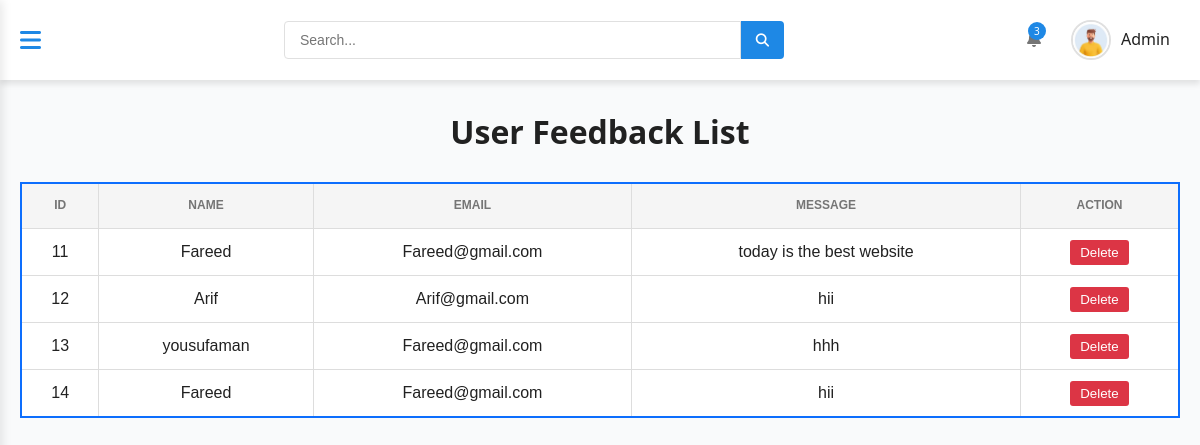
Screenshot of /BlogWebsite/dashbaord/feedback.php (signed in) with the database file from the repository.
### tables this page shows
CREATE TABLE `users` (
  `id` int(11) NOT NULL,
  `name` varchar(191) DEFAULT NULL,
  `email` varchar(21) DEFAULT NULL,
  `password` varchar(16) DEFAULT NULL,
  `image` varchar(100) DEFAULT NULL,
  `role` varchar(10) DEFAULT NULL,
  `status` varchar(20) NOT NULL
);

CREATE TABLE `feedback` (
  `id` int(11) NOT NULL,
  `name` varchar(100) DEFAULT NULL,
  `email` varchar(100) DEFAULT NULL,
  `message` varchar(1000) DEFAULT NULL
);

### BlogWebsite/dashbaord/feedback.php (the view, shortened to what this page needs)
<?php
require_once '../include/header.php';
?>
<br>
<h1 style='text-align: center;'>User Feedback List</h1>
<br>
<div class="container">
    <div style="overflow-x: auto;">
    <table style="width: 100%; border-collapse: collapse; border: 2px solid #0d6efd; font-family: Arial, sans-serif;">
        <thead>
            <tr style="background-color: #0d6efd; color: white;">
                <th style="padding: 12px; border: 1px solid #ddd; text-align: center;">Id</th>
                <th style="padding: 12px; border: 1px solid #ddd; text-align: center;">Name</th>
                  <th style="padding: 12px; border: 1px solid #ddd; text-align: center;">Email</th>
                <th style="padding: 12px; border: 1px solid #ddd; text-align: center;">Message</th>
                  <th style="padding: 12px; border: 1px solid #ddd; text-align: center;">Action</th>
            </tr>
        </thead>
        <tbody>
         <?php
 include('../database.php');
 $sql="SELECT * FROM `feedback`";
 $result=mysqli_query($con,$sql);
 if(mysqli_num_rows($result)>0){
    while($row=mysqli_fetch_assoc($result)){
?>
            <tr style="background-color: white; transition: background 0.3s;">
                <td style="padding: 10px; border: 1px solid #ddd; text-align: center;"><?php echo $row['id'];?></td>
                <td style="padding: 10px; border: 1px solid #ddd; text-align: center;"><?php echo $row['name'];?></td>
                 <td style="padding: 10px; border: 1px solid #ddd; text-align: center;"><?php echo $row['email'];?></td>
                  <td style="padding: 10px; border: 1px solid #ddd; text-align: center;"><?php echo $row['message'];?></td>
                  <td style="padding: 10px; border: 1px solid #ddd; text-align: center;">
                  <a href="deletefeedback.php?id=<?php echo $row['id'];?>"><button style="background-color: #dc3545; color: white; border: none; padding: 5px 10px; border-radius: 3px; cursor: pointer;">Delete</button></a>
                </td>
            </tr>
        </tbody>
       <?php
            }
 }
       ?>
    </table>
</div>
</div>
<?php require_once '../include/footer.php';
?>

### BlogWebsite/include/header.php (shortened to what this page needs)
<?php
include('../database.php');
?>
<!DOCTYPE html>
<html lang="en">
<head>
    <link rel="stylesheet" href="https://cdnjs.cloudflare.com/ajax/libs/font-awesome/6.4.0/css/all.min.css">
    <link rel="stylesheet" href="../dashboard/adminAssets/style.css">
</head>
<body>
    <div class="dashboard">
        <div class="main-content">
            <nav class="top-nav">
                <div class="container">
                    <div class="nav-content">
                        <div class="mobile-menu-btn">
                            <i class="fas fa-bars"></i>
                        </div>
                        <div class="search-bar">
                            <input type="text" placeholder="Search...">
                            <button><i class="fas fa-search"></i></button>
                        </div>
                        <div class="user-menu">
                            <div class="notification-icon">
                                <span class="notification-badge">3</span>
                            </div>
                            <div class="user-profile">
                                <?php
                                $user_id = $_SESSION['id'];
                                $sql = "SELECT * FROM `users` WHERE id = '$user_id'";
                                $result = mysqli_query($con, $sql);
                                if (mysqli_num_rows($result)) {
                                    $row = mysqli_fetch_assoc($result);
                                    $image_path = !empty($row['image']) ? "../uploads-profileimage/" . $row['image'] : "../uploads-profileimage/default.jpg";
                                ?>
                                    <img src="<?php echo $image_path; ?>" alt="User" class="user-avatar">
                                    <span class="user-name"><?php echo $_SESSION['role']; ?></span>
                                <?php } ?>
                            </div>
                        </div>
                    </div>
                </div>
            </nav>

### BlogWebsite/adminAssets/style.css (style rules this page uses)
:root { --primary-color: #1e88e5; --primary-dark: #1565c0; --primary-light: #42a5f5; --sidebar-blue: #1976D2; --sidebar-dark: #0D47A1; --white: #ffffff; --light-gray: #f5f5f5; --medium-gray: #e0e0e0; --dark-gray: #757575; --black: #212121; --shadow: 0 4px 6px rgba(0, 0, 0, 0.1); --transition: all 0.3s ease; }
* { margin: 0; padding: 0; box-sizing: border-box; }
body { font-family: 'Segoe UI', Tahoma, Geneva, Verdana, sans-serif; line-height: 1.6; color: var(--black); background-color: #f9fafb; overflow-x: hidden; }
.container { width: 100%; max-width: 1200px; margin: 0 auto; padding: 0 20px; }
.dashboard { display: flex; min-height: 100vh; }
.main-content { flex: 1; transition: var(--transition); width: 100%; min-height: 100vh; margin-left: 0; }
.top-nav { background: var(--white); padding: 15px 0; box-shadow: var(--shadow); position: sticky; top: 0; z-index: 90; }
.nav-content { display: flex; justify-content: space-between; align-items: center; }
.search-bar { flex: 1; max-width: 500px; display: flex; margin-right: 20px; }
.search-bar input { flex: 1; padding: 10px 15px; border: 1px solid var(--medium-gray); border-radius: 4px 0 0 4px; font-size: 14px; transition: var(--transition); }
.search-bar button { background: var(--primary-color); color: var(--white); border: none; padding: 0 15px; border-radius: 0 4px 4px 0; cursor: pointer; transition: var(--transition); }
.user-menu { display: flex; align-items: center; position: relative; }
.notification-icon { position: relative; margin-right: 20px; color: var(--dark-gray); cursor: pointer; transition: var(--transition); }
.notification-badge { position: absolute; top: -5px; right: -5px; background: var(--primary-color); color: var(--white); width: 18px; height: 18px; border-radius: 50%; display: flex; align-items: center; justify-content: center; font-size: 10px; }
.user-profile { display: flex; align-items: center; cursor: pointer; position: relative; padding: 5px 10px; border-radius: 30px; transition: var(--transition); }
.user-avatar { width: 40px; height: 40px; border-radius: 50%; margin-right: 10px; object-fit: cover; border: 2px solid var(--medium-gray); transition: var(--transition); }
.user-name { font-weight: 500; }
table { width: 100%; border-collapse: collapse; }
th, td { padding: 12px 15px; text-align: left; border-bottom: 1px solid var(--medium-gray); }
th { background: var(--light-gray); color: var(--dark-gray); font-weight: 600; text-transform: uppercase; font-size: 12px; }
tr { transition: var(--transition); }
.mobile-menu-btn { display: none; font-size: 24px; cursor: pointer; color: var(--primary-color); margin-right: 20px; transition: var(--transition); }
@media (max-width: 1200px) { .mobile-menu-btn { display: block; } }

### rows the page displays
users: image (picture)
feedback: id "11", name "Fareed", email "Fareed@gmail.com", message "today is the best website"
feedback: id "12", name "Arif", email "Arif@gmail.com", message "hii"
feedback: id "13", name "yousufaman", email "Fareed@gmail.com", message "hhh"
feedback: id "14", name "Fareed", email "Fareed@gmail.com", message "hii"

### other values shown
$_SESSION['role'] "Admin"
